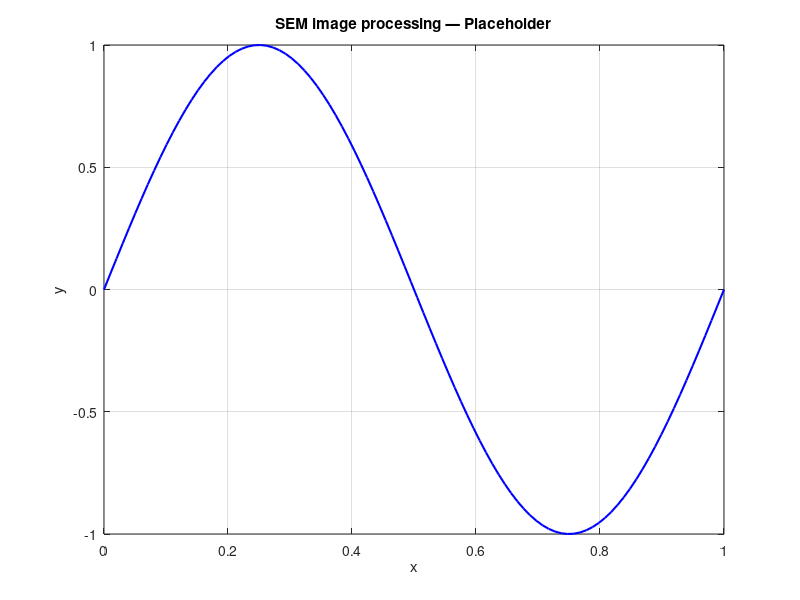

Here is the MATLAB script that generated this plot:
% sem_image_process.m
% SEM image processing
% Author: Eesha Tolety | CU Boulder / Amity University
%
% PLACEHOLDER SCRIPT
% ==================
% This file is a placeholder. Replace the example code below
% with your actual analysis scripts for this project.
%
% TODO: Add your code here

clc; clear; close all;

%% --- PARAMETERS (update these) ---
% Add your problem-specific parameters here

%% --- LOAD DATA ---
% TODO: Load your simulation/experimental data
% Example: data = readmatrix('data/results.csv');

%% --- ANALYSIS ---
% TODO: Add your analysis code here

%% --- VISUALIZATION ---
% TODO: Add your plots here
figure('Color','white');
x = linspace(0, 1, 100);
y = sin(2*pi*x);
plot(x, y, 'b-', 'LineWidth', 1.5);
xlabel('x'); ylabel('y');
title('SEM image processing — Placeholder');
grid on;

fprintf('Placeholder script for: SEM image processing\n');
fprintf('Replace with actual code.\n');
